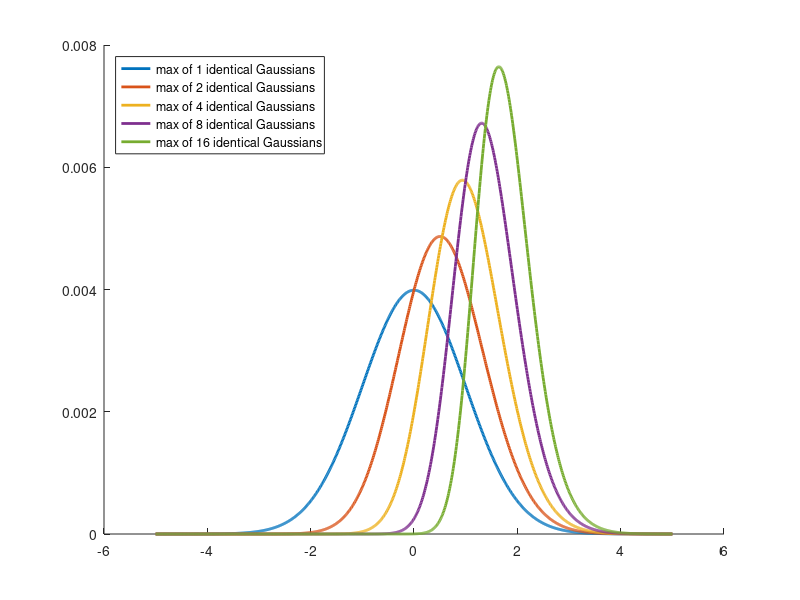

The MATLAB script that drew this image:
max_m_normals = @(m,x) m * normpdf(x) .* normcdf(x).^(m-1);
x = -5:0.01:5;
y_max_1 = max_m_normals(1, x);
y_max_2 = max_m_normals(2, x);
y_max_4 = max_m_normals(4, x);
y_max_8 = max_m_normals(8, x);
y_max_16 = max_m_normals(16, x);

y_max_1 = y_max_1 / sum(y_max_1); % normalize
y_max_2 = y_max_2 / sum(y_max_2); % normalize
y_max_4 = y_max_4 / sum(y_max_4); % normalize
y_max_8 = y_max_8 / sum(y_max_8); % normalize
y_max_16 = y_max_16 / sum(y_max_16); % normalize

figure,
hold on,
plot(x, y_max_1, 'LineWidth', 2);
plot(x, y_max_2, 'LineWidth', 2);
plot(x, y_max_4, 'LineWidth', 2);
plot(x, y_max_8, 'LineWidth', 2);
plot(x, y_max_16, 'LineWidth', 2);
hold off

legend({ ...
  'max of 1 identical Gaussians',  ...
  'max of 2 identical Gaussians',  ...
  'max of 4 identical Gaussians',  ...
  'max of 8 identical Gaussians',  ...
  'max of 16 identical Gaussians', ...
  }, 'Location', 'northwest')


% sum(y_max_2 .* x) / (length(y_max_2) - 1)
% sum(y_max_2 .* x.^2) / (length(y_max_2) - 1)

% mean(x .* y_max_2)
% mean((x .* y_max_2).^2)


fprintf('[INFO] MAX of 1 - \t  Emperical mean: %.5f, Theoretical mean: %.5f \n', sum(y_max_1 .* x), 0);
fprintf('[INFO] MAX of 2 - \t  Emperical mean: %.5f, Theoretical mean: %.5f \n', sum(y_max_2 .* x), 1 / sqrt(pi) * 1);
fprintf('[INFO] MAX of 4 - \t  Emperical mean: %.5f, Theoretical mean: %.5f \n', sum(y_max_4 .* x), 1 / sqrt(pi) * 2);
fprintf('[INFO] MAX of 8 - \t  Emperical mean: %.5f, Theoretical mean: %.5f \n', sum(y_max_8 .* x), 1 / sqrt(pi) * (2 + sqrt(1 + 3 / pi)));

